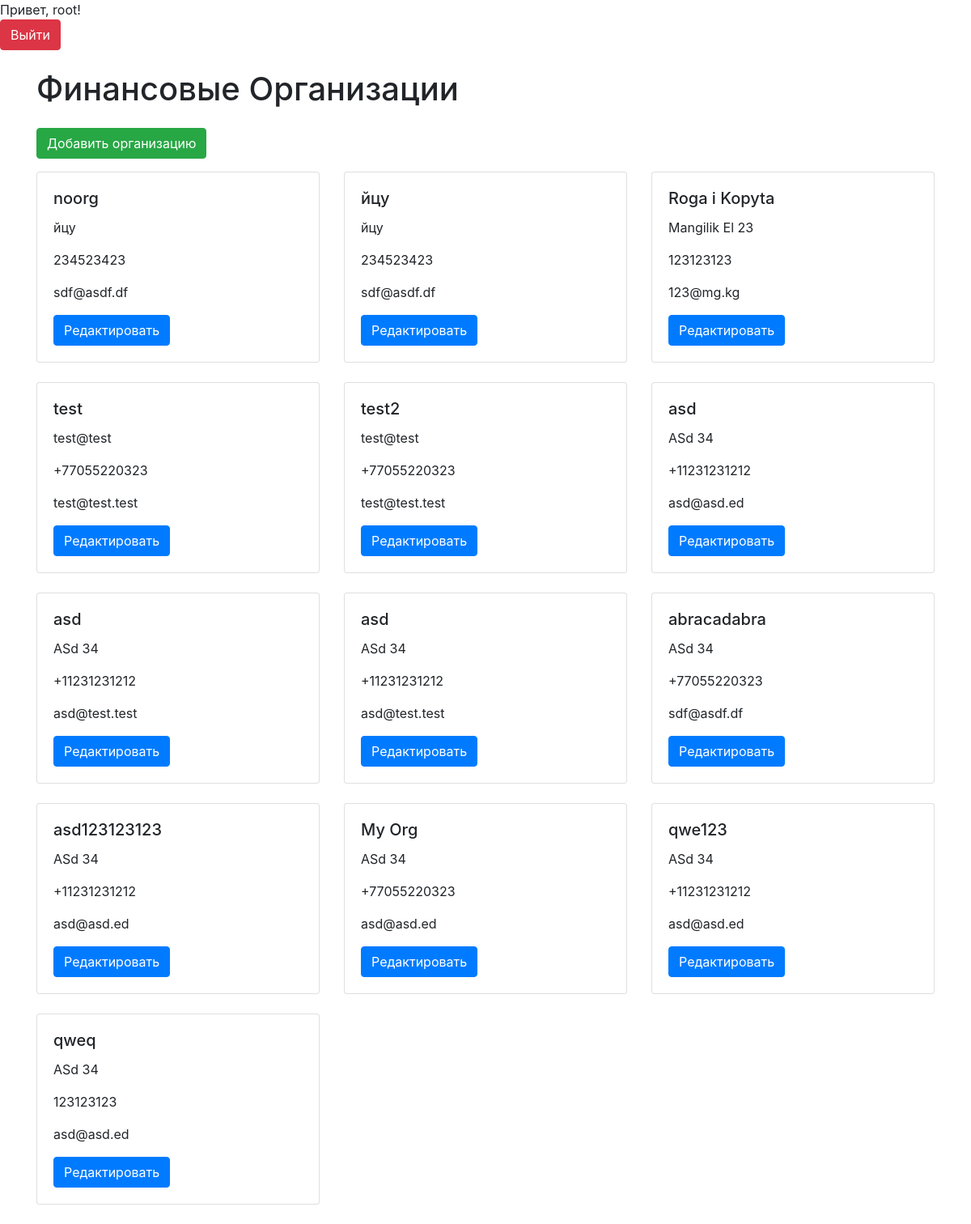
Page /fin_app/home/ (signed in) on the committed database.
### fin_app/models.py (models this page shows, shortened)
class FinancialOrganization(models.Model):
    name = models.CharField(max_length=255, verbose_name="Название организации")
    address = models.CharField(max_length=255, verbose_name="Адрес")
    phone_regex = RegexValidator(regex=r'^\+?1?\d{9,15}$', message="Номер телефона должен быть введен в формате: '+999999999'. Допускается до 15 цифр.")
    phone_number = models.CharField(validators=[phone_regex], max_length=17, blank=True, verbose_name="Телефон") # validators should be a list
    email = models.EmailField(verbose_name="Электронная почта")
    is_active = models.BooleanField(default=True, verbose_name="Активность")
    curator = models.ForeignKey(User, on_delete=models.SET_NULL, null=True, related_name='organizations')

### fin_app/views.py (the view)
# urls.py: path('home/', views.index, name='home'),
def index(request):
    if request.user.groups.filter(name='Ревьюер').exists():
        organizations = FinancialOrganization.objects.all()
    else:
        organizations = FinancialOrganization.objects.filter(curator=request.user)
    return render(request, 'fin_app/index.html', {'organizations': organizations})

### fin_app/templates/fin_app/index.html (shortened to what this page needs)
{% extends 'fin_app/base.html' %}
{% block content %}
<h1 class="mb-4">Финансовые Организации</h1>
<a href="{% url 'create_organization' %}" class="btn btn-success mb-3">Добавить организацию</a>
<div class="row">
    {% for org in organizations %}
    <div class="col-md-4">
        <div class="card mb-4">
            <div class="card-body">
                <h5 class="card-title">{{ org.name }}</h5>
                <p class="card-text">{{ org.address }}</p>
                <p class="card-text">{{ org.phone_number }}</p>
                <p class="card-text">{{ org.email }}</p>
                <a href="{% url 'edit_organization' pk=org.id %}" class="btn btn-primary">Редактировать</a>
            </div>
        </div>
    </div>
    {% endfor %}
</div>
{% endblock %}

### fin_app/templates/fin_app/base.html (shortened to what this page needs)
<!DOCTYPE html>
<html lang="en">
<head>
    <link rel="stylesheet" href="https://stackpath.bootstrapcdn.com/bootstrap/4.5.2/css/bootstrap.min.css">
</head>
<body>
    <div>
    {% if user.is_authenticated %}
        Привет, {{ user.username }}!
        <form action="{% url 'logout' %}" method="post">
            <button type="submit" class="btn btn-danger">Выйти</button>
        </form>
    {% else %}
        <a href="{% url 'login' %}">Войти</a>
        <a href="{% url 'register' %}">Регистрация</a>
    {% endif %}
    </div>
    <div class="container mt-4">
        {% block content %}
        {% endblock %}
    </div>
</body>
</html>

### rows in the picture
FinancialOrganization: name "noorg", address "йцу", phone_number "234523423", email "sdf@asdf.df"
FinancialOrganization: name "йцу", address "йцу", phone_number "234523423", email "sdf@asdf.df"
FinancialOrganization: name "Roga i Kopyta", address "Mangilik El 23", phone_number "123123123", email "123@mg.kg"
FinancialOrganization: name "test", address "test@test", phone_number "+77055220323", email "test@test.test"
FinancialOrganization: name "test2", address "test@test", phone_number "+77055220323", email "test@test.test"
FinancialOrganization: name "asd", address "ASd 34", phone_number "+11231231212", email "asd@asd.ed"
FinancialOrganization: name "asd", address "ASd 34", phone_number "+11231231212", email "asd@test.test"
FinancialOrganization: name "asd", address "ASd 34", phone_number "+11231231212", email "asd@test.test"
FinancialOrganization: name "abracadabra", address "ASd 34", phone_number "+77055220323", email "sdf@asdf.df"
FinancialOrganization: name "asd123123123", address "ASd 34", phone_number "+11231231212", email "asd@asd.ed"
FinancialOrganization: name "My Org", address "ASd 34", phone_number "+77055220323", email "asd@asd.ed"
FinancialOrganization: name "qwe123", address "ASd 34", phone_number "+11231231212", email "asd@asd.ed"
FinancialOrganization: name "qweq", address "ASd 34", phone_number "123123123", email "asd@asd.ed"

### other values in the picture
{{ user.username }} "root"
